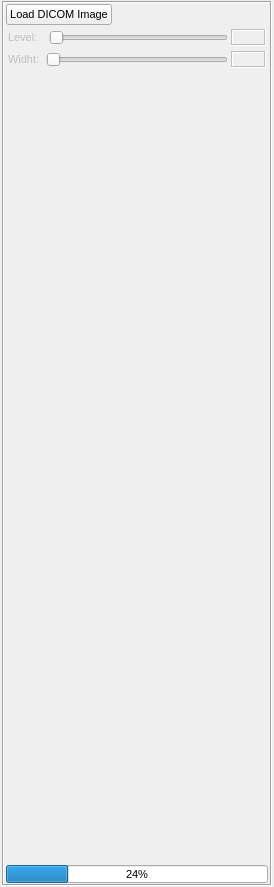
<?xml version="1.0" encoding="UTF-8"?>
<ui version="4.0">
 <class>toolFrameLoadDicomGUI</class>
 <widget class="QWidget" name="toolFrameLoadDicomGUI">
  <property name="geometry">
   <rect>
    <x>0</x>
    <y>0</y>
    <width>274</width>
    <height>887</height>
   </rect>
  </property>
  <property name="windowTitle">
   <string>Load DICOM</string>
  </property>
  <layout class="QVBoxLayout" name="verticalLayout_2">
   <property name="spacing">
    <number>5</number>
   </property>
   <property name="leftMargin">
    <number>2</number>
   </property>
   <property name="topMargin">
    <number>1</number>
   </property>
   <property name="rightMargin">
    <number>2</number>
   </property>
   <property name="bottomMargin">
    <number>1</number>
   </property>
   <item>
    <widget class="QFrame" name="verticalFrame">
     <property name="font">
      <font>
       <pointsize>8</pointsize>
      </font>
     </property>
     <property name="frameShape">
      <enum>QFrame::Box</enum>
     </property>
     <property name="frameShadow">
      <enum>QFrame::Sunken</enum>
     </property>
     <layout class="QVBoxLayout" name="verticalLayout">
      <property name="spacing">
       <number>3</number>
      </property>
      <property name="leftMargin">
       <number>2</number>
      </property>
      <property name="topMargin">
       <number>1</number>
      </property>
      <property name="rightMargin">
       <number>2</number>
      </property>
      <property name="bottomMargin">
       <number>1</number>
      </property>
      <item>
       <widget class="QPushButton" name="loadImageFilePushButton">
        <property name="sizePolicy">
         <sizepolicy hsizetype="Fixed" vsizetype="Fixed">
          <horstretch>0</horstretch>
          <verstretch>0</verstretch>
         </sizepolicy>
        </property>
        <property name="text">
         <string>Load DICOM Image</string>
        </property>
       </widget>
      </item>
      <item>
       <widget class="QFrame" name="loadImageLevelFrame">
        <property name="enabled">
         <bool>false</bool>
        </property>
        <property name="sizePolicy">
         <sizepolicy hsizetype="Expanding" vsizetype="Fixed">
          <horstretch>0</horstretch>
          <verstretch>0</verstretch>
         </sizepolicy>
        </property>
        <layout class="QHBoxLayout" name="horizontalLayout">
         <property name="spacing">
          <number>3</number>
         </property>
         <property name="leftMargin">
          <number>2</number>
         </property>
         <property name="topMargin">
          <number>1</number>
         </property>
         <property name="rightMargin">
          <number>2</number>
         </property>
         <property name="bottomMargin">
          <number>1</number>
         </property>
         <item>
          <widget class="QLabel" name="labelLevel">
           <property name="sizePolicy">
            <sizepolicy hsizetype="Fixed" vsizetype="Fixed">
             <horstretch>0</horstretch>
             <verstretch>0</verstretch>
            </sizepolicy>
           </property>
           <property name="maximumSize">
            <size>
             <width>38</width>
             <height>16777215</height>
            </size>
           </property>
           <property name="text">
            <string>Level:</string>
           </property>
          </widget>
         </item>
         <item>
          <widget class="QSlider" name="mainViewSliderWindowLevel">
           <property name="sizePolicy">
            <sizepolicy hsizetype="Fixed" vsizetype="Fixed">
             <horstretch>0</horstretch>
             <verstretch>0</verstretch>
            </sizepolicy>
           </property>
           <property name="maximumSize">
            <size>
             <width>200</width>
             <height>16777215</height>
            </size>
           </property>
           <property name="orientation">
            <enum>Qt::Horizontal</enum>
           </property>
          </widget>
         </item>
         <item>
          <widget class="QLabel" name="mainViewLabelValueWindowLevel">
           <property name="sizePolicy">
            <sizepolicy hsizetype="Fixed" vsizetype="Fixed">
             <horstretch>0</horstretch>
             <verstretch>0</verstretch>
            </sizepolicy>
           </property>
           <property name="maximumSize">
            <size>
             <width>35</width>
             <height>18</height>
            </size>
           </property>
           <property name="frameShape">
            <enum>QFrame::Box</enum>
           </property>
           <property name="frameShadow">
            <enum>QFrame::Sunken</enum>
           </property>
           <property name="text">
            <string/>
           </property>
          </widget>
         </item>
        </layout>
       </widget>
      </item>
      <item>
       <widget class="QFrame" name="loadImageWidhtFrame">
        <property name="enabled">
         <bool>false</bool>
        </property>
        <property name="sizePolicy">
         <sizepolicy hsizetype="Expanding" vsizetype="Fixed">
          <horstretch>0</horstretch>
          <verstretch>0</verstretch>
         </sizepolicy>
        </property>
        <layout class="QHBoxLayout" name="horizontalLayout_2">
         <property name="spacing">
          <number>3</number>
         </property>
         <property name="leftMargin">
          <number>2</number>
         </property>
         <property name="topMargin">
          <number>1</number>
         </property>
         <property name="rightMargin">
          <number>2</number>
         </property>
         <property name="bottomMargin">
          <number>1</number>
         </property>
         <item>
          <widget class="QLabel" name="labelWidht">
           <property name="sizePolicy">
            <sizepolicy hsizetype="Fixed" vsizetype="Fixed">
             <horstretch>0</horstretch>
             <verstretch>0</verstretch>
            </sizepolicy>
           </property>
           <property name="maximumSize">
            <size>
             <width>35</width>
             <height>16777215</height>
            </size>
           </property>
           <property name="text">
            <string>Widht:</string>
           </property>
          </widget>
         </item>
         <item>
          <widget class="QSlider" name="mainViewSliderWindowWidht">
           <property name="sizePolicy">
            <sizepolicy hsizetype="Fixed" vsizetype="Fixed">
             <horstretch>0</horstretch>
             <verstretch>0</verstretch>
            </sizepolicy>
           </property>
           <property name="maximumSize">
            <size>
             <width>200</width>
             <height>16777215</height>
            </size>
           </property>
           <property name="orientation">
            <enum>Qt::Horizontal</enum>
           </property>
          </widget>
         </item>
         <item>
          <widget class="QLabel" name="mainViewLabelValueWindowWidht">
           <property name="sizePolicy">
            <sizepolicy hsizetype="Fixed" vsizetype="Fixed">
             <horstretch>0</horstretch>
             <verstretch>0</verstretch>
            </sizepolicy>
           </property>
           <property name="maximumSize">
            <size>
             <width>35</width>
             <height>18</height>
            </size>
           </property>
           <property name="frameShape">
            <enum>QFrame::Box</enum>
           </property>
           <property name="frameShadow">
            <enum>QFrame::Sunken</enum>
           </property>
           <property name="text">
            <string/>
           </property>
          </widget>
         </item>
        </layout>
       </widget>
      </item>
      <item>
       <spacer name="verticalSpacer">
        <property name="orientation">
         <enum>Qt::Vertical</enum>
        </property>
        <property name="sizeHint" stdset="0">
         <size>
          <width>20</width>
          <height>40</height>
         </size>
        </property>
       </spacer>
      </item>
      <item>
       <widget class="QProgressBar" name="loadDicomProgressBar">
        <property name="sizePolicy">
         <sizepolicy hsizetype="Expanding" vsizetype="Fixed">
          <horstretch>0</horstretch>
          <verstretch>0</verstretch>
         </sizepolicy>
        </property>
        <property name="maximumSize">
         <size>
          <width>16777215</width>
          <height>18</height>
         </size>
        </property>
        <property name="value">
         <number>24</number>
        </property>
       </widget>
      </item>
     </layout>
    </widget>
   </item>
  </layout>
 </widget>
 <resources/>
 <connections/>
</ui>
